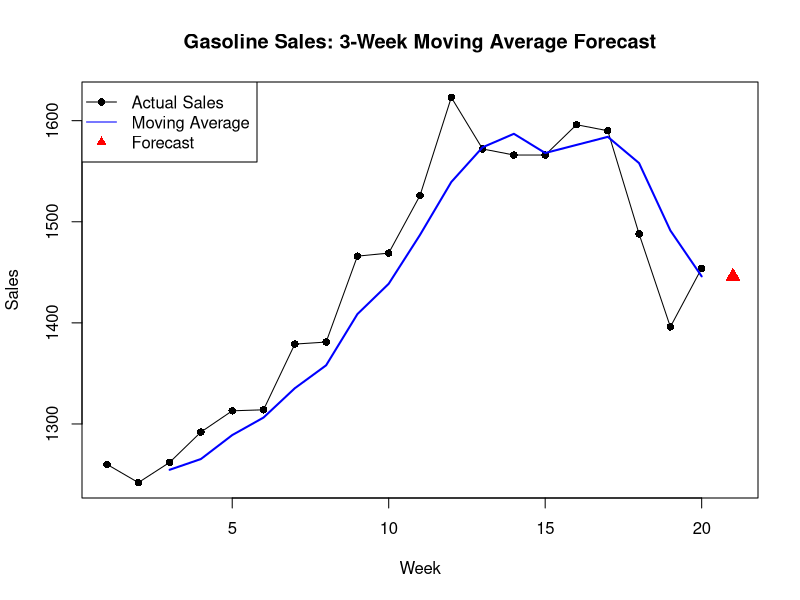

This chart was generated by the following R code:
# Adds charting + an actual forecast to movingaverages.r

library(TTR)

set.seed(42)
gasoline_sales <- round(1200 + cumsum(rnorm(20, mean = 5, sd = 40)))
weeks <- 1:length(gasoline_sales)

# 3-week moving average (same as the original file)
gas_ma3 <- SMA(gasoline_sales, n = 3)

# the forecast for the NEXT period equals the most recent moving average value
next_week <- length(weeks) + 1
forecast_value <- tail(gas_ma3[!is.na(gas_ma3)], 1)

# --- chart: actual sales, the moving average line, and the forecast point ---
plot(weeks, gasoline_sales, type = "o", pch = 16, col = "black",
     xlim = c(1, next_week), ylim = range(c(gasoline_sales, forecast_value)),
     main = "Gasoline Sales: 3-Week Moving Average Forecast",
     xlab = "Week", ylab = "Sales")
lines(weeks, gas_ma3, col = "blue", lwd = 2)                # the MA line
points(next_week, forecast_value, col = "red", pch = 17, cex = 1.5)  # forecast
legend("topleft", legend = c("Actual Sales", "Moving Average", "Forecast"),
       col = c("black", "blue", "red"), pch = c(16, NA, 17), lty = c(1, 1, NA))

cat("Forecast for week", next_week, ":", forecast_value, "\n")
